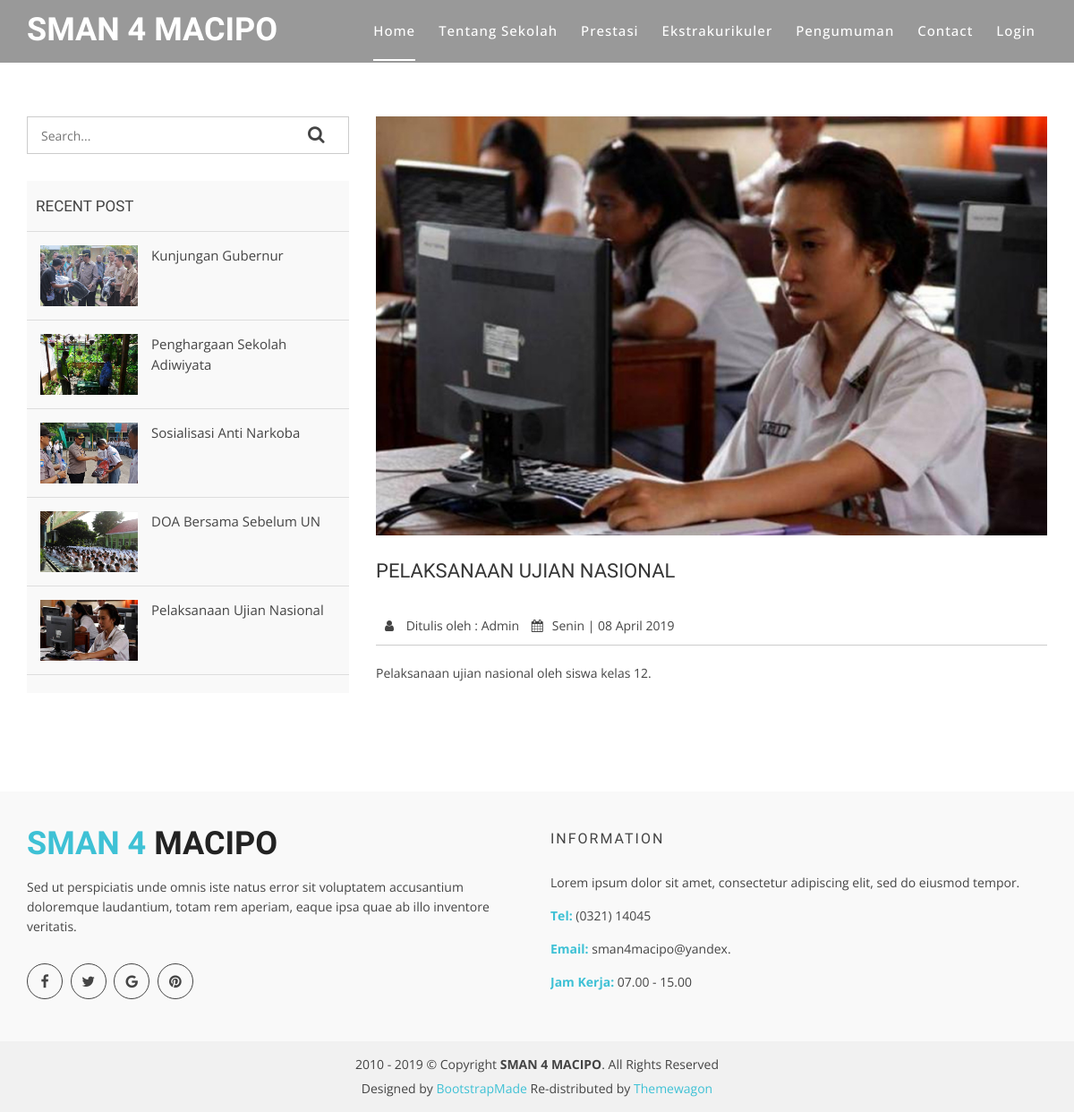
The app's page /pengumuman/7 with its own data.
### tables this page shows
CREATE TABLE `pengumuman` (
  `id` int(11) NOT NULL,
  `judul` varchar(50) NOT NULL,
  `tanggal` date NOT NULL,
  `foto` varchar(255) NOT NULL,
  `keterangan` text NOT NULL
);

### application/controllers/Home.php (called while the page is built, shortened)
<?php
class Home extends CI_Controller
{
	private $_tblpengumuman	= "pengumuman";
	public function pengumuman_detail($id)
	{
		$data['judul']	=	"Halaman Pengumuman";
		$this->db->where('id', $id);
		$data['pengumuman'] =	$this->db->get($this->_tblpengumuman)->result();
		$this->db->limit(5);
		$data['thumbnail']	=	$this->db->get('pengumuman')->result();
		$this->load->View('template_home/header', $data);
		$this->load->view('template_home/pengumuman', $data);
		$this->load->view('template_home/footer');
	}
}

### index.php (called while the page is built, shortened)
<?php
require_once BASEPATH.'core/CodeIgniter.php';

### application/helpers/tanggal_indo_helper.php (called while the page is built, shortened)
<?php if (!defined('BASEPATH')) exit('No direct script access allowed');
if (!function_exists('bulan')) {
    function bulan($bln)
    {
        switch ($bln) {
            case 4:
                return "April";
                break;
        }
    }
}
if (!function_exists('longdate_indo')) {
    function hari_indo($tanggal)
    {
        $ubah = gmdate($tanggal, time() + 60 * 60 * 8);
        $pecah = explode("-", $ubah);
        $tgl = $pecah[2];
        $bln = $pecah[1];
        $thn = $pecah[0];
        $bulan = bulan($pecah[1]);
        $nama = date("l", mktime(0, 0, 0, $bln, $tgl, $thn));
        $nama_hari = "";
        if ($nama == "Sunday") {
            $nama_hari = "Minggu";
        } else if ($nama == "Monday") {
            $nama_hari = "Senin";
        } else if ($nama == "Tuesday") {
            $nama_hari = "Selasa";
        } else if ($nama == "Wednesday") {
            $nama_hari = "Rabu";
        } else if ($nama == "Thursday") {
            $nama_hari = "Kamis";
        } else if ($nama == "Friday") {
            $nama_hari = "Jum'at";
        } else if ($nama == "Saturday") {
            $nama_hari = "Sabtu";
        }
        return $nama_hari . ' | ' . $tgl . ' ' . $bulan . ' ' . $thn;
    }
}

### application/views/template_home/pengumuman.php (the view, shortened to what this page needs)
<body data-spy="scroll" data-target="#navbar-example">
    <header>
        <div id="sticker" class="header-area">
            <div class="container">
                <div class="row">
                    <div class="col-md-12 col-sm-12">
                        <nav class="navbar navbar-default">
                            <div class="navbar-header">
                                <a class="navbar-brand page-scroll sticky-logo" href="<?= base_url() ?>">
                                    <h1>SMAN 4 MACIPO</h1>
                                </a>
                            </div>
                            <div class="collapse navbar-collapse main-menu bs-example-navbar-collapse-1" id="navbar-example">
                                <ul class="nav navbar-nav navbar-right">
                                    <li class="active">
                                        <a class="page-scroll" href="<?= base_url() ?>">Home</a>
                                    </li>
                                    <li>
                                        <a class="page-scroll" href="<?= base_url() ?>#services">Tentang Sekolah</a>
                                    </li>
                                    <li>
                                        <a class="page-scroll" href="<?= base_url() ?>#team">Prestasi</a>
                                    </li>
                                    <li>
                                        <a class="page-scroll" href="<?= base_url() ?>#portfolio">Ekstrakurikuler</a>
                                    </li>
                                    <li>
                                        <a class="page-scroll" href="<?= base_url() ?>#blog">Pengumuman</a>
                                    </li>
                                    <li>
                                        <a class="page-scroll" href="<?= base_url() ?>#contact">Contact</a>
                                    </li>
                                    <li>
                                        <a class="page-scroll" href="<?= base_url('login') ?>">Login</a>
                                    </li>
                                </ul>
                            </div>
                        </nav>
                    </div>
                </div>
            </div>
        </div>
    </header>
    <div class="blog-page area-padding" style="margin-top:5%;">
        <div class="container">
            <div class="row">
                <div class="col-lg-4 col-md-4 col-sm-4 col-xs-12">
                    <div class="page-head-blog">
                        <div class="single-blog-page">
                            <form action="#">
                                <div class="search-option">
                                    <input type="text" placeholder="Search...">
                                    <button class="button" type="submit">
                                        <i class="fa fa-search"></i>
                                    </button>
                                </div>
                            </form>
                        </div>
                        <div class="single-blog-page">
                            <div class="left-blog">
                                <h4>recent post</h4>
                                <div class="recent-post">
                                    <?php foreach ($thumbnail as $row) { ?>
                                        <div class="recent-single-post">
                                            <div class="post-img">
                                                <a href="#">
                                                    <img src="<?= base_url('assets_home/img/blog/' . $row->foto . ''); ?>" alt="">
                                                </a>
                                            </div>
                                            <div class="pst-content">
                                                <p><a href="<?= $row->id ?>"><?= $row->judul ?></a></p>
                                            </div>
                                        </div>
                                    <?php   } ?>
                                </div>
                            </div>
                        </div>
                    </div>
                </div>
                <?php foreach ($pengumuman as $row) { ?>
                    <div class="col-md-8 col-sm-8 col-xs-12">
                        <div class="row">
                            <div class="col-md-12 col-sm-12 col-xs-12">
                                <article class="blog-post-wrapper">
                                    <div class="post-thumbnail">
                                        <img src="<?= base_url('assets_home/img/blog/' . $row->foto . ''); ?>" alt="" />
                                    </div>
                                    <div class="post-information">
                                        <h2><?= $row->judul ?></h2>
                                        <div class="entry-meta">
                                            <span class="author-meta"><i class="fa fa-user"></i> Ditulis oleh : <a href="<?= base_url() ?>">Admin</a></span>
                                            <span><i class="fa fa-calendar"></i><?= hari_indo($row->tanggal); ?></span>
                                        </div>
                                        <div class="entry-content">
                                            <?= $row->keterangan ?>
                                        </div>
                                    </div>
                                </article>
                            </div>
                        </div>
                    </div>
                <?php   } ?>
            </div>
        </div>
    </div>

### application/views/template_home/header.php (shortened to what this page needs)
<!doctype html>
<html lang="en">
<head>
  <link href="<?= base_url('assets_home/') ?>lib/bootstrap/css/bootstrap.min.css" rel="stylesheet">
  <link href="<?= base_url('assets_home/') ?>lib/nivo-slider/css/nivo-slider.css" rel="stylesheet">
  <link href="<?= base_url('assets_home/') ?>lib/owlcarousel/owl.carousel.css" rel="stylesheet">
  <link href="<?= base_url('assets_home/') ?>lib/owlcarousel/owl.transitions.css" rel="stylesheet">
  <link href="<?= base_url('assets_home/') ?>lib/font-awesome/css/font-awesome.min.css" rel="stylesheet">
  <link href="<?= base_url('assets_home/') ?>lib/animate/animate.min.css" rel="stylesheet">
  <link href="<?= base_url('assets_home/') ?>lib/venobox/venobox.css" rel="stylesheet">
  <link href="<?= base_url('assets_home/') ?>css/nivo-slider-theme.css" rel="stylesheet">
  <link href="<?= base_url('assets_home/') ?>css/style.css" rel="stylesheet">
  <link href="<?= base_url('assets_home/') ?>css/responsive.css" rel="stylesheet">
</head>

### application/views/template_home/footer.php (shortened to what this page needs)
<footer>
    <div class="footer-area">
        <div class="container">
            <div class="row">
                <div class="col-md-6 col-sm-4 col-xs-12">
                    <div class="footer-content">
                        <div class="footer-head">
                            <div class="footer-logo">
                                <h2><span>SMAN 4</span> MACIPO</h2>
                            </div>
                            <p>Sed ut perspiciatis unde omnis iste natus error sit voluptatem accusantium doloremque laudantium,
                                totam rem aperiam, eaque ipsa quae ab illo inventore veritatis.</p>
                            <div class="footer-icons">
                                <ul>
                                    <li>
                                        <a href="#"><i class="fa fa-facebook"></i></a>
                                    </li>
                                    <li>
                                        <a href="#"><i class="fa fa-twitter"></i></a>
                                    </li>
                                    <li>
                                        <a href="#"><i class="fa fa-google"></i></a>
                                    </li>
                                    <li>
                                        <a href="#"><i class="fa fa-pinterest"></i></a>
                                    </li>
                                </ul>
                            </div>
                        </div>
                    </div>
                </div>
                <div class="col-md-6 col-sm-4 col-xs-12">
                    <div class="footer-content">
                        <div class="footer-head">
                            <h4>information</h4>
                            <p>
                                Lorem ipsum dolor sit amet, consectetur adipiscing elit, sed do eiusmod tempor.
                            </p>
                            <div class="footer-contacts">
                                <p><span>Tel:</span> (0321) 14045</p>
                                <p><span>Email:</span> sman4macipo@yandex.</p>
                                <p><span>Jam Kerja:</span> 07.00 - 15.00</p>
                            </div>
                        </div>
                    </div>
                </div>
            </div>
        </div>
    </div>
    <div class="footer-area-bottom">
        <div class="container">
            <div class="row">
                <div class="col-md-12 col-sm-12 col-xs-12">
                    <div class="copyright text-center">
                        <p>
                            2010 - <?= date('Y'); ?> &copy; Copyright <strong>SMAN 4 MACIPO</strong>. All Rights Reserved
                        </p>
                    </div>
                    <div class="credits">
                        Designed by <a href="https://bootstrapmade.com/">BootstrapMade</a>
                        Re-distributed by <a href="https://themewagon.com/" target="_blank">Themewagon</a>
                    </div>
                </div>
            </div>
        </div>
    </div>
</footer>
</body>
</html>

### assets_home/css/style.css (style rules this page uses)
html, body { height: 100%; }
img { max-width: 100%; height: auto; }
p { margin: 0 0 15px; color: #444; }
h1, h2, h3, h4, h5, h6 { font-family: 'Raleway', sans-serif; margin: 0 0 15px; color: #444; font-weight: 500; }
h1 { font-size: 48px; line-height: 50px; }
h2 { font-size: 38px; line-height: 40px; }
h4 { font-size: 24px; line-height: 26px; }
a { transition: all 0.3s ease 0s; text-decoration: none; }
body { background: #fff none repeat scroll 0 0; color: #444; font-family: 'Open Sans', sans-serif; font-size: 14px; text-align: left; overflow-x: hidden; line-height: 22px; }
ul { list-style: outside none none; margin: 0; padding: 0; }
input, select, textarea, input[type="text"], input[type="date"], input[type="url"], input[type="email"], input[type="password"], input[type="tel"], button, button[type="submit"] { -moz-appearance: none; box-shadow: none !important; }
.area-padding { padding: 70px 0px 80px; }
.header-area { position: absolute; top: 0; left: 0; width: 100%; height: auto; background: rgba(0, 0, 0, 0.40); z-index: 9; }
.navbar-header a.navbar-brand { display: inline-block; height: 70px; padding: 15px 0; }
.main-menu ul.navbar-nav li { display: inline-block; padding: 0px 13px; }
.main-menu ul.navbar-nav li a { background: rgba(0, 0, 0, 0) none repeat scroll 0 0; color: #fff; font-size: 15px; font-weight: 500; padding: 24px 0px; text-transform: capitalize; letter-spacing: 1px; }
.main-menu ul.navbar-nav li.active a::after { border: 1px solid #fff; bottom: 0px; content: ""; left: 0; position: absolute; width: 100%; }
.main-menu ul.navbar-nav li.active a { background: rgba(0, 0, 0, 0) none repeat scroll 0 0; color: #fff; position: relative; }
.navbar { border: medium none; margin-bottom: 0; }
.navbar-default { background: rgba(0, 0, 0, 0) none repeat scroll 0 0; }
.sticky-logo h1 { color: #fff; padding: 0; margin: 0; font-size: 36px; font-weight: bold; line-height: 1; }
.pst-content { padding-left: 10px; }
.footer-area { padding: 40px 0; background: #f9f9f9; }
.footer-head p { color: #444; }
.footer-head h4 { color: #444; font-size: 16px; letter-spacing: 2px; padding-bottom: 10px; text-transform: uppercase; }
.footer-logo { padding-bottom: 20px; }
.footer-logo h2 { color: #222; padding: 0; margin: 0; font-size: 36px; font-weight: bold; line-height: 1; }
.footer-logo h2 span { color: #3ec1d5; }
.footer-icons ul li { display: inline-block; }
.footer-icons ul li a { border: 1px solid #444; color: #444; display: block; font-size: 16px; height: 40px; line-height: 38px; margin-right: 5px; text-align: center; width: 40px; border-radius: 50%; }
.footer-icons { margin-top: 30px; }
.footer-contacts p span { color: #3EC1D5; font-weight: 700; }
.footer-content { display: block; overflow: hidden; }
.footer-area-bottom { background: #f1f1f1 none repeat scroll 0 0; padding: 15px 0; }
.copyright>p { margin-bottom: 0; color: #444; }
.copyright a, .credits a { color: #3EC1D5; }
.credits { padding-top: 5px; text-align: center; }
.search-option input { border: medium none; padding: 6px 15px; width: 80%; }
.search-option { border: 1px solid #ccc; height: 42px; margin-bottom: 30px; }
.search-option button { background: transparent none repeat scroll 0 0; border: medium none; font-size: 20px; padding: 8px 23px; }
.left-blog h4 { border-bottom: 1px solid #ddd; color: #444; font-size: 17px; font-weight: 500; margin-bottom: 0; padding: 15px 10px; text-transform: uppercase; }
.left-blog { background: #f9f9f9 none repeat scroll 0 0; margin-bottom: 30px; overflow: hidden; padding-bottom: 20px; }
.recent-single-post { border-bottom: 1px solid #ddd; display: block; overflow: hidden; padding: 15px 10px; }
.post-img { display: inline-block; float: left; padding: 0 5px; width: 35%; }
.pst-content { display: inline-block; float: left; width: 65%; }
.pst-content p a { color: #444; font-size: 15px; }
.post-information h2 { color: #363636; font-size: 22px; text-transform: uppercase; }
.post-information { padding: 20px 0; }
.post-information .entry-meta span a { color: #444; display: inline-block; padding: 10px 0; }
.post-information .entry-meta { border-bottom: 1px solid #ccc; margin: 20px 0; }
.post-information .entry-meta span i { padding: 0 10px; }
.entry-meta>span { color: #444; }

### records on screen
pengumuman: foto (picture), judul "Kunjungan Gubernur"
pengumuman: foto (picture), judul "Penghargaan Sekolah Adiwiyata"
pengumuman: foto (picture), judul "Sosialisasi Anti Narkoba"
pengumuman: foto (picture), judul "DOA Bersama Sebelum UN"
pengumuman: foto (picture), judul "Pelaksanaan Ujian Nasional", judul "PELAKSANAAN UJIAN NASIONAL", tanggal "Senin | 08 April 2019", keterangan "Pelaksanaan ujian nasional oleh siswa kelas 12."
